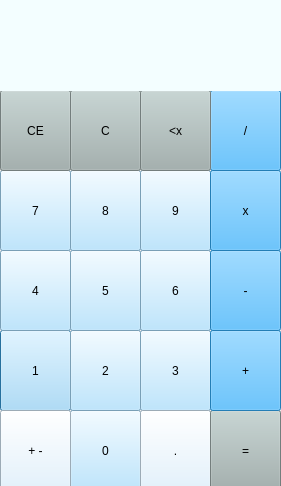
<?xml version="1.0" encoding="UTF-8"?>
<ui version="4.0">
 <class>Dialog</class>
 <widget class="QDialog" name="Dialog">
  <property name="geometry">
   <rect>
    <x>0</x>
    <y>0</y>
    <width>281</width>
    <height>486</height>
   </rect>
  </property>
  <property name="windowTitle">
   <string>Standard_Calculator</string>
  </property>
  <widget class="QPushButton" name="one_btn">
   <property name="geometry">
    <rect>
     <x>0</x>
     <y>330</y>
     <width>71</width>
     <height>81</height>
    </rect>
   </property>
   <property name="styleSheet">
    <string notr="true">background-color: rgb(170, 223, 255);</string>
   </property>
   <property name="text">
    <string>1</string>
   </property>
  </widget>
  <widget class="QPushButton" name="two_btn">
   <property name="geometry">
    <rect>
     <x>70</x>
     <y>330</y>
     <width>71</width>
     <height>81</height>
    </rect>
   </property>
   <property name="styleSheet">
    <string notr="true">background-color: rgb(170, 223, 255);</string>
   </property>
   <property name="text">
    <string>2</string>
   </property>
  </widget>
  <widget class="QPushButton" name="three_btn">
   <property name="geometry">
    <rect>
     <x>140</x>
     <y>330</y>
     <width>71</width>
     <height>81</height>
    </rect>
   </property>
   <property name="styleSheet">
    <string notr="true">background-color: rgb(170, 223, 255);</string>
   </property>
   <property name="text">
    <string>3</string>
   </property>
  </widget>
  <widget class="QPushButton" name="four_btn">
   <property name="geometry">
    <rect>
     <x>0</x>
     <y>250</y>
     <width>71</width>
     <height>81</height>
    </rect>
   </property>
   <property name="styleSheet">
    <string notr="true">background-color: rgb(170, 223, 255);</string>
   </property>
   <property name="text">
    <string>4</string>
   </property>
  </widget>
  <widget class="QPushButton" name="five_btn">
   <property name="geometry">
    <rect>
     <x>70</x>
     <y>250</y>
     <width>71</width>
     <height>81</height>
    </rect>
   </property>
   <property name="styleSheet">
    <string notr="true">background-color: rgb(170, 223, 255);</string>
   </property>
   <property name="text">
    <string>5</string>
   </property>
  </widget>
  <widget class="QPushButton" name="six_btn">
   <property name="geometry">
    <rect>
     <x>140</x>
     <y>250</y>
     <width>71</width>
     <height>81</height>
    </rect>
   </property>
   <property name="styleSheet">
    <string notr="true">background-color: rgb(170, 223, 255);</string>
   </property>
   <property name="text">
    <string>6</string>
   </property>
  </widget>
  <widget class="QPushButton" name="seven_btn">
   <property name="geometry">
    <rect>
     <x>0</x>
     <y>170</y>
     <width>71</width>
     <height>81</height>
    </rect>
   </property>
   <property name="styleSheet">
    <string notr="true">background-color: rgb(170, 223, 255);</string>
   </property>
   <property name="text">
    <string>7</string>
   </property>
  </widget>
  <widget class="QPushButton" name="eight_btn">
   <property name="geometry">
    <rect>
     <x>70</x>
     <y>170</y>
     <width>71</width>
     <height>81</height>
    </rect>
   </property>
   <property name="styleSheet">
    <string notr="true">background-color: rgb(170, 223, 255);</string>
   </property>
   <property name="text">
    <string>8</string>
   </property>
  </widget>
  <widget class="QPushButton" name="nine_btn">
   <property name="geometry">
    <rect>
     <x>140</x>
     <y>170</y>
     <width>71</width>
     <height>81</height>
    </rect>
   </property>
   <property name="styleSheet">
    <string notr="true">background-color: rgb(170, 223, 255);</string>
   </property>
   <property name="text">
    <string>9</string>
   </property>
  </widget>
  <widget class="QPushButton" name="zero_btn">
   <property name="geometry">
    <rect>
     <x>70</x>
     <y>410</y>
     <width>71</width>
     <height>81</height>
    </rect>
   </property>
   <property name="styleSheet">
    <string notr="true">background-color: rgb(170, 223, 255);</string>
   </property>
   <property name="text">
    <string>0</string>
   </property>
  </widget>
  <widget class="QPushButton" name="invert_btn">
   <property name="geometry">
    <rect>
     <x>0</x>
     <y>410</y>
     <width>71</width>
     <height>81</height>
    </rect>
   </property>
   <property name="styleSheet">
    <string notr="true">background-color: rgb(219, 240, 255);</string>
   </property>
   <property name="text">
    <string>+ -</string>
   </property>
  </widget>
  <widget class="QPushButton" name="dot_btn">
   <property name="geometry">
    <rect>
     <x>140</x>
     <y>410</y>
     <width>71</width>
     <height>81</height>
    </rect>
   </property>
   <property name="styleSheet">
    <string notr="true">background-color: rgb(219, 240, 255);</string>
   </property>
   <property name="text">
    <string>.</string>
   </property>
  </widget>
  <widget class="QPushButton" name="equals_btn">
   <property name="geometry">
    <rect>
     <x>210</x>
     <y>410</y>
     <width>71</width>
     <height>81</height>
    </rect>
   </property>
   <property name="styleSheet">
    <string notr="true">background-color: rgb(162, 177, 175);</string>
   </property>
   <property name="text">
    <string>=</string>
   </property>
  </widget>
  <widget class="QPushButton" name="add_btn">
   <property name="geometry">
    <rect>
     <x>210</x>
     <y>330</y>
     <width>71</width>
     <height>81</height>
    </rect>
   </property>
   <property name="styleSheet">
    <string notr="true">
background-color: rgb(49, 176, 255);</string>
   </property>
   <property name="text">
    <string>+</string>
   </property>
  </widget>
  <widget class="QPushButton" name="sub_btn">
   <property name="geometry">
    <rect>
     <x>210</x>
     <y>250</y>
     <width>71</width>
     <height>81</height>
    </rect>
   </property>
   <property name="styleSheet">
    <string notr="true">
background-color: rgb(49, 176, 255);</string>
   </property>
   <property name="text">
    <string>-</string>
   </property>
  </widget>
  <widget class="QPushButton" name="mul_btn">
   <property name="geometry">
    <rect>
     <x>210</x>
     <y>170</y>
     <width>71</width>
     <height>81</height>
    </rect>
   </property>
   <property name="styleSheet">
    <string notr="true">
background-color: rgb(49, 176, 255);</string>
   </property>
   <property name="text">
    <string>x</string>
   </property>
  </widget>
  <widget class="QPushButton" name="div_btn">
   <property name="geometry">
    <rect>
     <x>210</x>
     <y>90</y>
     <width>71</width>
     <height>81</height>
    </rect>
   </property>
   <property name="styleSheet">
    <string notr="true">background-color: rgb(255, 194, 71);
background-color: rgb(49, 176, 255);</string>
   </property>
   <property name="text">
    <string>/</string>
   </property>
  </widget>
  <widget class="QPushButton" name="cancel_btn">
   <property name="geometry">
    <rect>
     <x>140</x>
     <y>90</y>
     <width>71</width>
     <height>81</height>
    </rect>
   </property>
   <property name="styleSheet">
    <string notr="true">background-color: rgb(162, 177, 175);</string>
   </property>
   <property name="text">
    <string>&lt;x</string>
   </property>
  </widget>
  <widget class="QPushButton" name="clear_btn">
   <property name="geometry">
    <rect>
     <x>70</x>
     <y>90</y>
     <width>71</width>
     <height>81</height>
    </rect>
   </property>
   <property name="styleSheet">
    <string notr="true">background-color: rgb(162, 177, 175);</string>
   </property>
   <property name="text">
    <string>C</string>
   </property>
  </widget>
  <widget class="QPushButton" name="hclear_btn">
   <property name="geometry">
    <rect>
     <x>0</x>
     <y>90</y>
     <width>71</width>
     <height>81</height>
    </rect>
   </property>
   <property name="styleSheet">
    <string notr="true">background-color: rgb(162, 177, 175);</string>
   </property>
   <property name="text">
    <string>CE</string>
   </property>
  </widget>
  <widget class="QLabel" name="fdisp_lb">
   <property name="geometry">
    <rect>
     <x>0</x>
     <y>0</y>
     <width>281</width>
     <height>31</height>
    </rect>
   </property>
   <property name="font">
    <font>
     <pointsize>12</pointsize>
    </font>
   </property>
   <property name="styleSheet">
    <string notr="true">color: rgb(170, 0, 127);
background-color: rgb(243, 254, 255);</string>
   </property>
   <property name="text">
    <string/>
   </property>
  </widget>
  <widget class="QLabel" name="disp_lb">
   <property name="geometry">
    <rect>
     <x>0</x>
     <y>30</y>
     <width>281</width>
     <height>61</height>
    </rect>
   </property>
   <property name="font">
    <font>
     <pointsize>18</pointsize>
    </font>
   </property>
   <property name="styleSheet">
    <string notr="true">background-color: rgb(243, 254, 255);</string>
   </property>
   <property name="text">
    <string/>
   </property>
  </widget>
  <widget class="QLabel" name="ans_lb">
   <property name="geometry">
    <rect>
     <x>240</x>
     <y>0</y>
     <width>41</width>
     <height>16</height>
    </rect>
   </property>
   <property name="styleSheet">
    <string notr="true">color: rgb(85, 170, 0);</string>
   </property>
   <property name="text">
    <string/>
   </property>
  </widget>
 </widget>
 <resources/>
 <connections/>
</ui>
